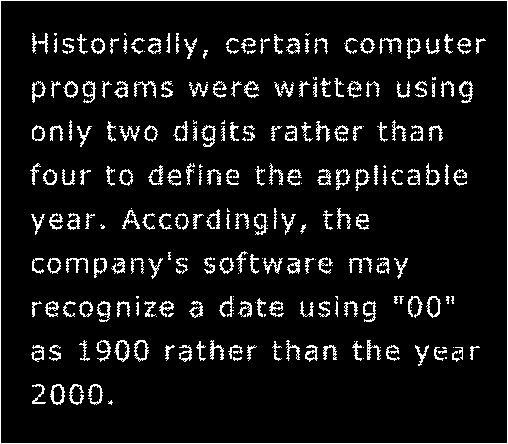
%> input picture Lista 7/imgs_lista_7/Fig0907(a)(text_gaps_1_and_2_pixels).png, 508 x 444 px
$ octave exercicio_4.m   (GNU Octave 9; MATLAB toolbox functions it lacks are replaced by stand-ins)
%> lines starting %> are read from the running program, lines starting %| are printed output that depends on the picture; in (x1, y1, x2, y2) boxes, pixels count from 0 and x2, y2 are one past the last pixel; in counts of white or black regions, pixels touching at a corner belong together; the program's own positions count from 1
%> `img_original = imread(caminho_img);`: img_original: size 444x508 logical; 7.9% white in thin lines or dots
### Lista 7/minha_erosao.m
function img_out = minha_erosao(img_in, se)
    % MINHA_EROSAO Realiza a erosão morfológica binária de uma imagem.
    %
    %   COMO FUNCIONA?
    %   Em vez de percorrer cada pixel da imagem com loops lentos, esta função
    %   desloca (translada) a imagem inteira em relação ao centro do elemento
    %   estruturante (SE) e acumula os resultados usando a lógica AND (&).
    %   Isso é chamado de "Vetorização" e roda em frações de milissegundo!
    %
    %   Entradas:
    %     img_in : Imagem original (será convertida para lógica/binária)
    %     se     : Elemento estruturante binário (dimensões ímpares)

    % --- Passo 1: Garantia de tipos lógicos ---
    % Se a imagem de entrada ou o SE não forem lógicos (0 e 1 binários),
    % nós os convertemos comparando com > 0.
    if ~islogical(img_in)
        img_in = img_in > 0;
    end
    if ~islogical(se)
        se = se > 0;
    end

    % --- Passo 2: Validar dimensões do Elemento Estruturante ---
    % Elementos estruturantes morfológicos precisam ter dimensões ímpares
    % (ex: 3x3, 5x5, 7x7) para possuírem um pixel central perfeito.
    [M, N] = size(se);
    if mod(M, 2) == 0 || mod(N, 2) == 0
        error('O elemento estruturante deve ter dimensões ímpares.');
    end

    % --- Passo 3: Encontrar o Pixel Central e as Margens ---
    % Por exemplo, se SE for 3x3 (M=3, N=3):
    % - O centro cr e cc será: floor((3+1)/2) = 2 (ou seja, a posição central [2, 2])
    cr = floor((M + 1) / 2);
    cc = floor((N + 1) / 2);

    % Margens de deslocamento necessárias (raio do elemento)
    % Se SE é 3x3, precisamos de pad_r = floor(3/2) = 1 pixel de margem
    pad_r = floor(M / 2);
    pad_c = floor(N / 2);

    [rows, cols] = size(img_in);
%> rows = 444; cols = 508

    % --- Passo 4: Moldura de Preenchimento (Padding) ---
    % Criamos uma imagem ampliada (uma "moldura") para podermos fazer os
    % deslocamentos sem estourar os limites das coordenadas da matriz original.
    %
    % IMPORTANTE NA EROSÃO: Preenchemos as bordas extras com TRUE (1).
    % Fizemos isso porque a erosão "consome" as bordas que tocam pixels pretos (0).
    % Se preenchessemos com 0, a imagem original inteira sofreria erosão a partir
    % dos limites externos do arquivo. Preenchendo com 1, protegemos as bordas.
    img_padded = true(rows + 2*pad_r, cols + 2*pad_c);

    % Inserimos a imagem de entrada bem no centro desta moldura
    img_padded((1 + pad_r):(rows + pad_r), (1 + pad_c):(cols + pad_c)) = img_in;
%> img_padded: size 446x510 logical; 8.6% white in thin lines or dots

    % --- Passo 5: Inicialização e Loop Vetorizado ---
    % Começamos assumindo que a imagem inteira de saída é TRUE (1).
    % Conforme aplicarmos os deslocamentos com o operador AND (&),
    % os pixels pretos (0) vão "comendo" e desativando as posições.
    img_out = true(rows, cols);

    % Varremos as linhas (r) e colunas (c) do ELEMENTO ESTRUTURANTE
    for r = 1:M
        for c = 1:N
            % Apenas realizamos o deslocamento se a posição de SE for 1 (ativa)
            if se(r, c)
                % Calcula a distância (offset) em relação ao centro (cr, cc)
                % Ex: Se estamos na primeira linha (r=1) e o centro é cr=2,
                % o deslocamento vertical é dr = 1 - 2 = -1 (deslocar 1 pixel para CIMA)
                dr = r - cr;
                dc = c - cc;

                % Extraímos da moldura a submatriz deslocada de mesmo tamanho que a imagem original.
                % Ao mudar as coordenadas indexadas com dr e dc, pegamos a imagem "deslocada".
                sub_img = img_padded((1 + pad_r + dr):(rows + pad_r + dr), ...
                                     (1 + pad_c + dc):(cols + pad_c + dc));

                % OPERAÇÃO AND (&): Une as imagens deslocadas.
                % O pixel de saída só será 1 se ele for 1 na imagem original E em
                % todas as direções indicadas pelo elemento estruturante.
                img_out = img_out & sub_img;
            end
        end
    end
%> img_out: size 444x508 logical; 0.09% white in thin lines or dots, all inside (x1, y1, x2, y2) = (33, 37, 478, 403)
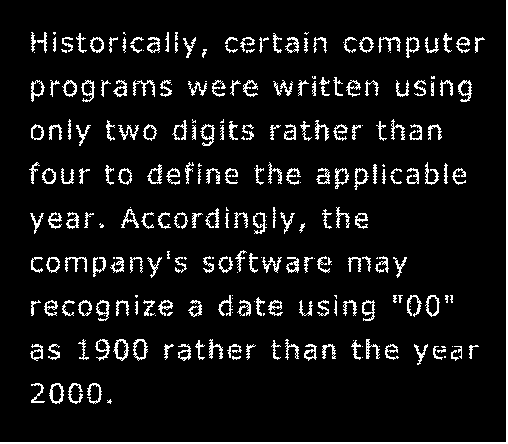
%> sub_img: size 444x508 logical; 7.9% white in thin lines or dots
%> after the loop, dc = 1; dr = 1
end

### Lista 7/minha_dilatacao.m
function img_out = minha_dilatacao(img_in, se)
    % MINHA_DILATACAO Realiza a dilatação morfológica binária de uma imagem.
    %
    %   COMO FUNCIONA?
    %   Em vez de percorrer cada pixel da imagem com loops lentos, esta função
    %   desloca (translada) a imagem inteira em relação ao centro do elemento
    %   estruturante (SE) e acumula os resultados usando a lógica OR (|).
    %   Isso é chamado de "Vetorização" e roda em frações de milissegundo!
    %
    %   Entradas:
    %     img_in : Imagem original (será convertida para lógica/binária)
    %     se     : Elemento estruturante binário (dimensões ímpares)

    % --- Passo 1: Garantia de tipos lógicos ---
    % Se a imagem de entrada ou o SE não forem lógicos (0 e 1 binários),
    % nós os convertemos comparando com > 0.
    if ~islogical(img_in)
        img_in = img_in > 0;
    end
    if ~islogical(se)
        se = se > 0;
    end

    % --- Passo 2: Validar dimensões do Elemento Estruturante ---
    % Elementos estruturantes morfológicos precisam ter dimensões ímpares
    % (ex: 3x3, 5x5, 7x7) para possuírem um pixel central perfeito.
    [M, N] = size(se);
    if mod(M, 2) == 0 || mod(N, 2) == 0
        error('O elemento estruturante deve ter dimensões ímpares.');
    end

    % --- Passo 3: Encontrar o Pixel Central e as Margens ---
    % Por exemplo, se SE for 3x3 (M=3, N=3):
    % - O centro cr e cc será: floor((3+1)/2) = 2 (ou seja, a posição central [2, 2])
    cr = floor((M + 1) / 2);
    cc = floor((N + 1) / 2);

    % Margens de deslocamento necessárias (raio do elemento)
    % Se SE é 3x3, precisamos de pad_r = floor(3/2) = 1 pixel de margem
    pad_r = floor(M / 2);
    pad_c = floor(N / 2);

    [rows, cols] = size(img_in);

    % --- Passo 4: Moldura de Preenchimento (Padding) ---
    % Criamos uma imagem ampliada (uma "moldura") para podermos fazer os
    % deslocamentos sem estourar os limites das coordenadas da matriz original.
    %
    % IMPORTANTE NA DILATAÇÃO: Preenchemos as bordas extras com FALSE (0).
    % Como a dilatação "expande" os pixels brancos (1), preencher com zeros
    % garante que a imagem não comece a dilatar "a partir de fora" dos limites.
    img_padded = false(rows + 2*pad_r, cols + 2*pad_c);

    % Inserimos a imagem de entrada bem no centro desta moldura
    img_padded((1 + pad_r):(rows + pad_r), (1 + pad_c):(cols + pad_c)) = img_in;
%> img_padded: size 446x510 logical; 7.8% white in thin lines or dots

    % --- Passo 5: Inicialização e Loop Vetorizado ---
    % Começamos assumindo que a imagem inteira de saída é FALSE (0).
    % Conforme aplicarmos os deslocamentos com o operador OR (|),
    % os pixels brancos (1) vão "marcando" as novas posições expandidas.
    img_out = false(rows, cols);

    % Varremos as linhas (r) e colunas (c) do ELEMENTO ESTRUTURANTE
    for r = 1:M
        for c = 1:N
            % Apenas realizamos o deslocamento se a posição de SE for 1 (ativa)
            if se(r, c)
                % Calcula a distância (offset) em relação ao centro (cr, cc)
                % Ex: Se estamos na primeira linha (r=1) e o centro é cr=2,
                % o deslocamento vertical é dr = 1 - 2 = -1 (deslocar 1 pixel para CIMA)
                dr = r - cr;
                dc = c - cc;

                % Extraímos da moldura a submatriz deslocada de mesmo tamanho que a imagem original.
                % Ao mudar as coordenadas indexadas com dr e dc, pegamos a imagem "deslocada".
                sub_img = img_padded((1 + pad_r + dr):(rows + pad_r + dr), ...
                                     (1 + pad_c + dc):(cols + pad_c + dc));

                % OPERAÇÃO OR (|): Une as imagens deslocadas.
                % O pixel de saída será 1 se ele for 1 em QUALQUER um dos deslocamentos
                % gerados pela vizinhança ativa do elemento estruturante.
                img_out = img_out | sub_img;
            end
        end
    end
%> img_out: size 444x508 logical; 17.8% white; 186 white regions, largest, box (x1, y1, x2, y2) and area: (0, 0, 508, 444) 3792, (218, 250, 260, 275) 549, (121, 207, 156, 231) 418
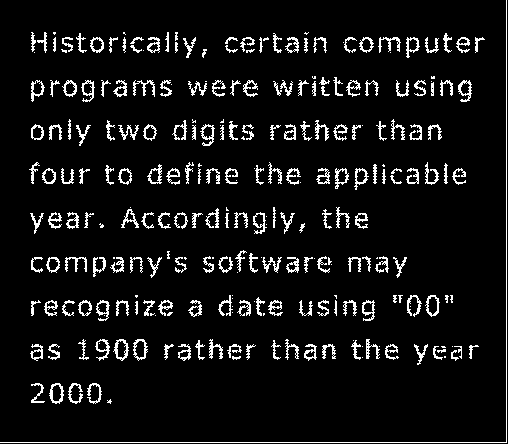
%> sub_img: size 444x508 logical; 7.5% white in thin lines or dots
end

### Lista 7/meu_fechamento.m
function img_out = meu_fechamento(img_in, se)
    % MEU_FECHAMENTO Realiza a operação morfológica de fechamento binário.
    %   O fechamento consiste em uma DILATAÇÃO seguida de uma EROSÃO.
    %   É usado para preencher pequenos buracos e gaps (fendas) em objetos.

    img_out = minha_erosao(minha_dilatacao(img_in, se), se);
end

### Lista 7/minha_abertura.m
function img_out = minha_abertura(img_in, se)
    % MINHA_ABERTURA Realiza a operação morfológica de abertura binária.
    %   A abertura consiste em uma EROSÃO seguida de uma DILATAÇÃO.
    %   É usada para remover ruídos pequenos (pontos claros) e suavizar contornos.

    img_out = minha_dilatacao(minha_erosao(img_in, se), se);
%> in minha_dilatacao (call 2), `img_padded((1 + pad_r):(rows + pad_r), (1 + pad_c):(cols + pad_c)) = i..`: img_padded: size 446x510 logical; 0.09% white in thin lines or dots, all inside (x1, y1, x2, y2) = (34, 38, 479, 404)
%> after the loop in minha_dilatacao (call 2), `for r = 1:M`:
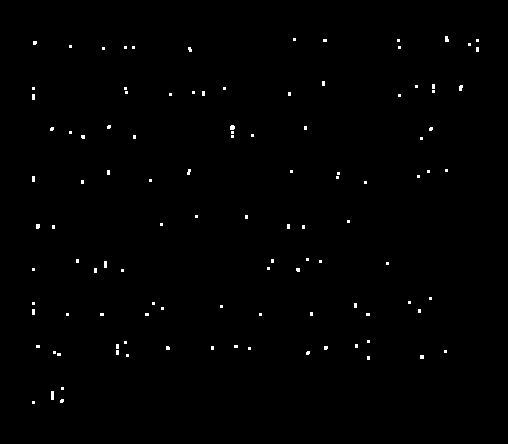
%> img_out: size 444x508 logical; 0.57% white; 109 white regions (104 under 20 px), largest, box (x1, y1, x2, y2) and area: (51, 391, 54, 400) 27, (230, 125, 235, 130) 22, (445, 36, 449, 42) 21, (104, 261, 107, 268) 21, (459, 85, 463, 91) 20
%> after the loop in minha_dilatacao (call 2), `for r = 1:M`:
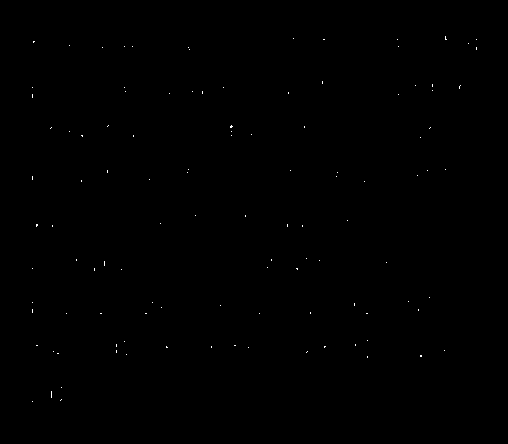
%> sub_img: size 444x508 logical; 0.09% white in thin lines or dots, all inside (x1, y1, x2, y2) = (32, 36, 477, 402)
end

### Lista 7/exercicio_4.m
% Lista 7 - Exercício 4: Teste das Funções Morfológicas Customizadas
clc; clear; close all;

% Adiciona a pasta deste script (Lista 7) ao caminho de busca do Octave
caminho_script = fileparts(mfilename('fullpath'));
addpath(caminho_script);


%% 1. Leitura da Imagem de Teste
% Esta imagem contém caracteres com pequenas fendas (gaps) de 1 e 2 pixels de largura.
caminho_img = 'Lista 7/imgs_lista_7/Fig0907(a)(text_gaps_1_and_2_pixels).png';
img_original = imread(caminho_img);

%% 2. Definição do Elemento Estruturante (SE)
% Usaremos um elemento estruturante quadrado de 3x3.
% Ele tem raio de 1 pixel em todas as direções, o que é perfeito para realizar
% a dilatação necessária para unir fendas de até 2 pixels de largura.
se = true(3, 3);

%% 3. Processamento Morfológico
disp('Processando Erosão...');
img_erosao = minha_erosao(img_original, se);

disp('Processando Dilatação...');
img_dilatacao = minha_dilatacao(img_original, se);

disp('Processando Abertura...');
img_abertura = minha_abertura(img_original, se);

disp('Processando Fechamento...');
img_fechamento = meu_fechamento(img_original, se);
%> in minha_erosao (call 3), `img_padded((1 + pad_r):(rows + pad_r), (1 + pad_c):(cols + pad_c)) = i..`: img_padded: size 446x510 logical; 18.5% white; 186 white regions, largest, box (x1, y1, x2, y2) and area: (0, 0, 510, 446) 5700, (219, 251, 261, 276) 549, (122, 208, 157, 232) 418
%> after the loop in minha_erosao (call 3), `for r = 1:M`:
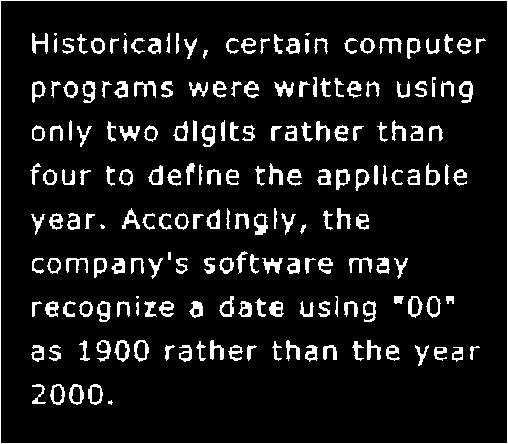
%> img_out: size 444x508 logical; 9.5% white; 196 white regions (6 under 20 px), largest, box (x1, y1, x2, y2) and area: (0, 0, 508, 444) 1900, (134, 81, 156, 98) 166, (459, 81, 473, 103) 165
%> after the loop in minha_erosao (call 3), `for r = 1:M`:
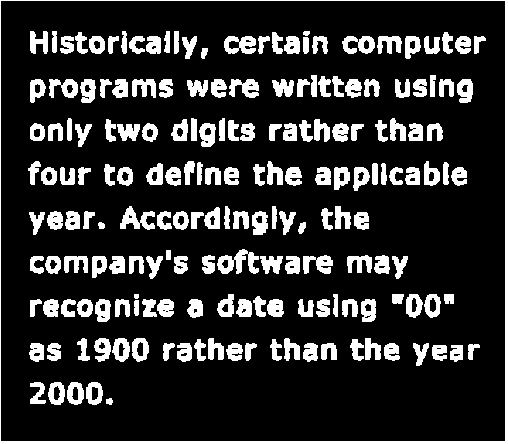
%> sub_img: size 444x508 logical; 17.8% white; 186 white regions, largest, box (x1, y1, x2, y2) and area: (0, 0, 508, 444) 3792, (217, 249, 259, 274) 549, (120, 206, 155, 230) 418

%% 4. Visualização Geral dos Resultados
figure('Name', 'Lista 7: Processamento Morfológico Geral', 'Position', [100, 100, 1200, 800]);

subplot(2, 3, 1);
imshow(img_original);
title('1. Imagem Original (Com Gaps)');

subplot(2, 3, 2);
imshow(img_erosao);
title('2. Erosão (Caracteres Finos / Gaps Ampliados)');

subplot(2, 3, 3);
imshow(img_dilatacao);
title('3. Dilatação (Caracteres Negritos / Gaps Fechados)');

subplot(2, 3, 4);
imshow(img_abertura);
title('4. Abertura (Contornos Suavizados / Gaps Abertos)');

subplot(2, 3, 5);
imshow(img_fechamento);
title('5. Fechamento (Caracteres Corrigidos / Gaps Fechados)');

% Subplot 6: Zoom Comparativo (Original vs Fechamento)
% Vamos recortar uma região homogênea com texto para destacar a correção das fendas.
regiao_crop = [150, 280, 180, 330]; % [linha_ini, linha_fim, col_ini, col_fim]
crop_original = img_original(regiao_crop(1):regiao_crop(2), regiao_crop(3):regiao_crop(4));
%> crop_original: size 131x151 logical; 10.6% white in thin lines or dots, all inside (x1, y1, x2, y2) = (0, 14, 151, 125)
crop_fechamento = img_fechamento(regiao_crop(1):regiao_crop(2), regiao_crop(3):regiao_crop(4));
%> crop_fechamento: size 131x151 logical; 13.5% white; 29 white regions (2 under 20 px), largest, box (x1, y1, x2, y2) and area: (75, 64, 89, 86) 165, (83, 109, 104, 125) 162, (90, 14, 104, 36) 148

% Criando uma imagem composta lado a lado para o zoom comparativo
img_zoom_comparativo = [crop_original, true(size(crop_original, 1), 4), crop_fechamento];
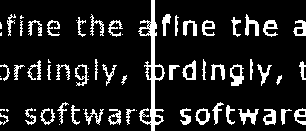
%> img_zoom_comparativo: size 131x306 logical; 13.2% white; 67 white regions (17 under 20 px), largest, box (x1, y1, x2, y2) and area: (138, 0, 165, 131) 900, (230, 64, 244, 86) 165, (238, 109, 259, 125) 162

subplot(2, 3, 6);
imshow(img_zoom_comparativo);
title('6. Zoom: Original (Esquerda) vs Fechamento (Direita)');

%% 5. Discussão Teórica dos Resultados (Anotações para Estudo)
% -------------------------------------------------------------------------
% ANÁLISE DOS EFEITOS DE CADA OPERAÇÃO MORFOLÓGICA:
%
% 1. EROSÃO:
%    - A erosão "encolhe" os objetos em primeiro plano.
%    - Como o elemento estruturante 3x3 precisa caber inteiramente dentro do texto,
%      os caracteres tornam-se extremamente finos, e as fendas originais de 1 e 2 pixels
%      são amplificadas, fazendo partes dos caracteres sumirem por completo.
%
% 2. DILATAÇÃO:
%    - A dilatação "expande" os objetos em primeiro plano.
%    - Ela preenche com sucesso todas as fendas (gaps) dos caracteres.
%    - Contudo, o efeito colateral é que o texto fica extremamente grosso (em negrito),
%      fazendo com que letras vizinhas se fundam e fiquem ilegíveis.
%
% 3. ABERTURA (Erosão seguida de Dilatação):
%    - A abertura é ótima para remover ruídos isolados (pequenos pontos brancos) e
%      suavizar contornos externos.
%    - Entretanto, ela NÃO consegue fechar as fendas do texto. Como a erosão roda
%      primeiro, ela aumenta a distância das fendas eliminando pontes estreitas. A
%      dilatação subsequente apenas restaura a espessura original das letras restantes,
%      mas as fendas continuam lá (ou ficam ainda maiores).
%
% 4. FECHAMENTO (Dilatação seguida de Erosão):
%    - O fechamento é a ferramenta ideal para resolver o problema desta imagem!
%    - A dilatação roda primeiro, preenchendo as fendas e criando conexões ("pontes")
%      sólidas entre os segmentos quebrados das letras.
%    - A erosão subsequente encolhe o contorno de volta ao seu tamanho e espessura
%      originais. Como as pontes criadas pela dilatação são largas o suficiente, a
%      erosão não consegue desfazê-las.
%    - O resultado é um texto perfeitamente legível, com espessura original preservada
%      e todas as fendas restauradas!
% -------------------------------------------------------------------------

pause;
